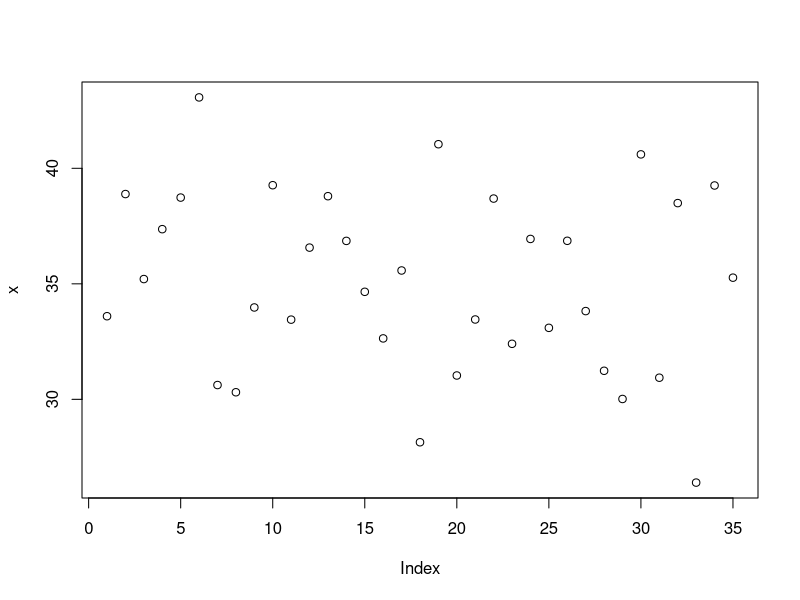
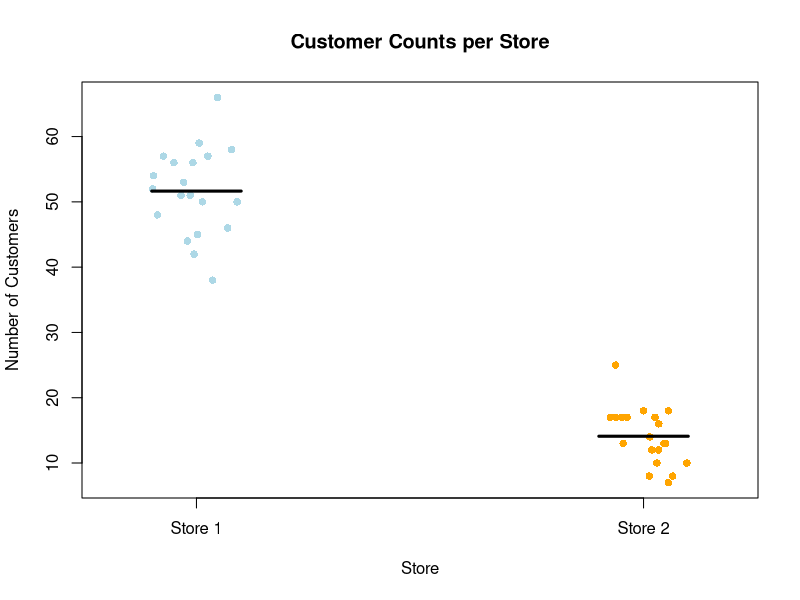
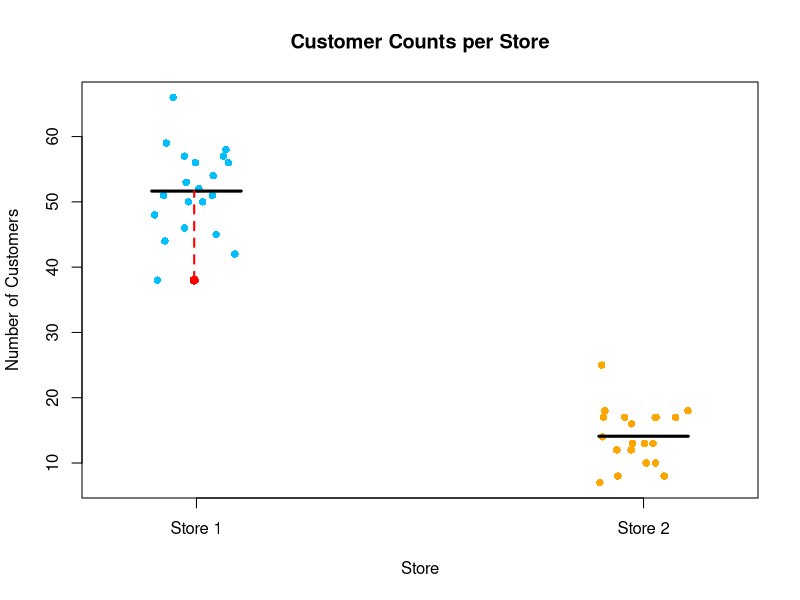

Generate these figures, in order, with R: (Note: this script raises an error after producing the figures.)


store1 <- rpois(20, 50)
store2 <- rpois(20, 15)
storedata <- data.frame(numcust = c(store1, store2),
                        store = factor(rep(c("Store 1", "Store 2"), each = 20)))


png("storedata.png", width = 2000, height = 1500, res = 300) # High resolution
stripchart(numcust ~ store, data = storedata,
           method = "jitter", pch = 16, col = c("lightblue", "orange"),
           vertical = TRUE, main = "Customer Counts per Store",
           xlab = "Store", ylab = "Number of Customers")
means <- tapply(storedata$numcust, storedata$store, mean)
segments(x0 = 1:2- 0.1, x1 = 1:2 + 0.1, y0 = means, y1 = means, lwd = 3, col = "black") 
dev.off() # Close the graphics



png("storedata2.png", width = 2000, height = 1500, res = 300) # High resolution
stripchart(numcust ~ store, data = storedata,
           method = "jitter", pch = 16, col = c("deepskyblue", "orange"),
           vertical = TRUE, main = "Customer Counts per Store",
           xlab = "Store", ylab = "Number of Customers")
means <- tapply(storedata$numcust, storedata$store, mean)
segments(x0 = 1:2- 0.1, x1 = 1:2 + 0.1, y0 = means, y1 = means, lwd = 3, col = "black") 
min_count <- min(storedata$numcust[storedata$store == "Store 1"])
min_x <- jitter(rep(1, sum(storedata$numcust == min_count))) 
points(min_x, min_count, col = "red", pch = 16, cex = 1.2) 
segments(x0 = min_x, x1 = min_x, y0 = min_count, y1 = means["Store 1"], col = "red", lwd = 2, lty = 2)
dev.off() # Close the graphics




# Regression 


x <- rnorm(35,mean = 35, sd = 5)
error <- rnorm(35,0,5)
plot(x)

beta0 <- 2
beta1 <- 1.5


y <- beta0 + beta1 * x + error


obs_index <- 20  
x_obs <- x[obs_index]
y_obs <- y[obs_index]
y_pred <- predict(model, newdata = data.frame(x = x_obs))  


png("storedata3.png", width = 2000, height = 1500, res = 300)

plot(x, y, pch = 16, col = "darkseagreen",
     xlab = "X", ylab = "Y",
     main = "Scatter Plot with Regression Line",
     cex.lab = 1.5, cex.axis = 1.2, cex.main = 1.5)
abline(model, col = "black", lwd = 2)
points(x_obs, y_obs, col = "red", pch = 16, cex = 1.2)  # Observed point in red
segments(x0 = x_obs, x1 = x_obs, y0 = y_pred, y1 = y_obs, col = "red", lwd = 2, lty = 2)

dev.off()


